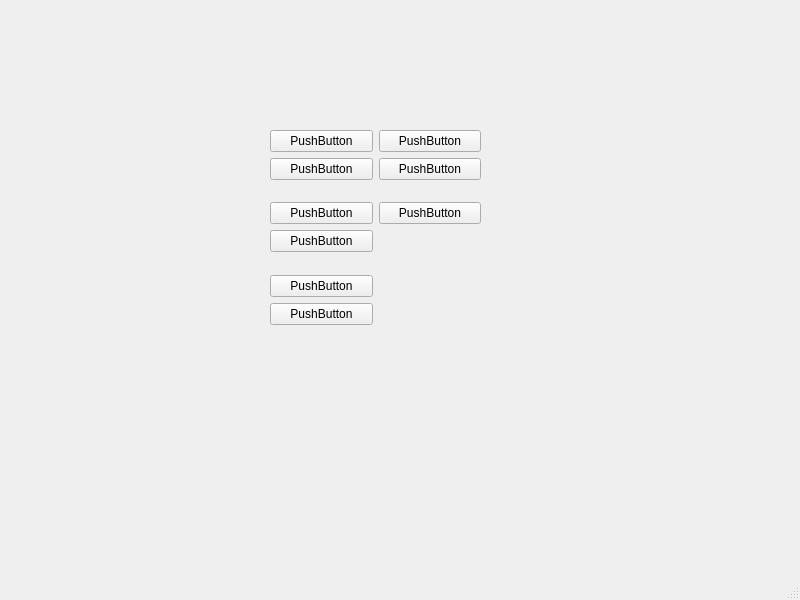
<?xml version="1.0" encoding="UTF-8"?>
<ui version="4.0">
 <class>MainWindow</class>
 <widget class="QMainWindow" name="MainWindow">
  <property name="geometry">
   <rect>
    <x>0</x>
    <y>0</y>
    <width>800</width>
    <height>600</height>
   </rect>
  </property>
  <property name="windowTitle">
   <string>MainWindow</string>
  </property>
  <widget class="QWidget" name="centralwidget">
   <widget class="QWidget" name="gridLayoutWidget">
    <property name="geometry">
     <rect>
      <x>270</x>
      <y>130</y>
      <width>211</width>
      <height>211</height>
     </rect>
    </property>
    <layout class="QGridLayout" name="gridLayout">
     <item row="1" column="0">
      <widget class="QPushButton" name="pushButton_4">
       <property name="text">
        <string>PushButton</string>
       </property>
      </widget>
     </item>
     <item row="0" column="0">
      <widget class="QPushButton" name="pushButton">
       <property name="text">
        <string>PushButton</string>
       </property>
      </widget>
     </item>
     <item row="0" column="1">
      <widget class="QPushButton" name="pushButton_7">
       <property name="text">
        <string>PushButton</string>
       </property>
      </widget>
     </item>
     <item row="4" column="1">
      <widget class="QPushButton" name="pushButton_9">
       <property name="text">
        <string>PushButton</string>
       </property>
      </widget>
     </item>
     <item row="6" column="0">
      <widget class="QPushButton" name="pushButton_2">
       <property name="text">
        <string>PushButton</string>
       </property>
      </widget>
     </item>
     <item row="8" column="0">
      <widget class="QPushButton" name="pushButton_3">
       <property name="text">
        <string>PushButton</string>
       </property>
      </widget>
     </item>
     <item row="3" column="0">
      <spacer name="verticalSpacer">
       <property name="orientation">
        <enum>Qt::Vertical</enum>
       </property>
       <property name="sizeHint" stdset="0">
        <size>
         <width>20</width>
         <height>40</height>
        </size>
       </property>
      </spacer>
     </item>
     <item row="4" column="0">
      <widget class="QPushButton" name="pushButton_5">
       <property name="text">
        <string>PushButton</string>
       </property>
      </widget>
     </item>
     <item row="7" column="0">
      <spacer name="verticalSpacer_2">
       <property name="orientation">
        <enum>Qt::Vertical</enum>
       </property>
       <property name="sizeHint" stdset="0">
        <size>
         <width>20</width>
         <height>40</height>
        </size>
       </property>
      </spacer>
     </item>
     <item row="10" column="0">
      <spacer name="verticalSpacer_3">
       <property name="orientation">
        <enum>Qt::Vertical</enum>
       </property>
       <property name="sizeHint" stdset="0">
        <size>
         <width>20</width>
         <height>40</height>
        </size>
       </property>
      </spacer>
     </item>
     <item row="9" column="0">
      <widget class="QPushButton" name="pushButton_6">
       <property name="text">
        <string>PushButton</string>
       </property>
      </widget>
     </item>
     <item row="1" column="1">
      <widget class="QPushButton" name="pushButton_8">
       <property name="text">
        <string>PushButton</string>
       </property>
      </widget>
     </item>
    </layout>
   </widget>
  </widget>
  <widget class="QMenuBar" name="menubar">
   <property name="geometry">
    <rect>
     <x>0</x>
     <y>0</y>
     <width>800</width>
     <height>23</height>
    </rect>
   </property>
  </widget>
  <widget class="QStatusBar" name="statusbar"/>
 </widget>
 <resources/>
 <connections/>
</ui>
